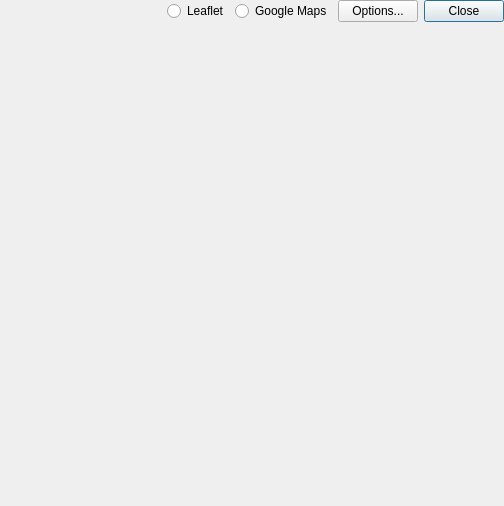
<?xml version="1.0" encoding="UTF-8"?>
<ui version="4.0">
 <class>MapView</class>
 <widget class="QWidget" name="MapView">
  <property name="geometry">
   <rect>
    <x>0</x>
    <y>0</y>
    <width>504</width>
    <height>506</height>
   </rect>
  </property>
  <property name="windowTitle">
   <string>Google Map View</string>
  </property>
  <property name="toolTip">
   <string/>
  </property>
  <layout class="QVBoxLayout" name="verticalLayout">
   <property name="spacing">
    <number>0</number>
   </property>
   <property name="leftMargin">
    <number>0</number>
   </property>
   <property name="topMargin">
    <number>0</number>
   </property>
   <property name="rightMargin">
    <number>0</number>
   </property>
   <property name="bottomMargin">
    <number>0</number>
   </property>
   <item>
    <widget class="QWidget" name="Panel1" native="true">
     <property name="enabled">
      <bool>true</bool>
     </property>
     <property name="sizePolicy">
      <sizepolicy hsizetype="Preferred" vsizetype="Fixed">
       <horstretch>0</horstretch>
       <verstretch>0</verstretch>
      </sizepolicy>
     </property>
     <property name="toolTip">
      <string/>
     </property>
     <property name="layoutDirection">
      <enum>Qt::LeftToRight</enum>
     </property>
     <property name="text" stdset="0">
      <string/>
     </property>
     <layout class="QHBoxLayout" name="horizontalLayout">
      <property name="leftMargin">
       <number>0</number>
      </property>
      <property name="topMargin">
       <number>0</number>
      </property>
      <property name="rightMargin">
       <number>0</number>
      </property>
      <property name="bottomMargin">
       <number>0</number>
      </property>
      <item>
       <widget class="QPushButton" name="btnSync">
        <property name="toolTip">
         <string>Fix Plot Center</string>
        </property>
        <property name="icon">
         <iconset resource="rtkplot_qt.qrc">
          <normaloff>:/buttons/trackc</normaloff>:/buttons/trackc</iconset>
        </property>
        <property name="checkable">
         <bool>true</bool>
        </property>
        <property name="flat">
         <bool>true</bool>
        </property>
       </widget>
      </item>
      <item>
       <widget class="QPushButton" name="btnShrink">
        <property name="toolTip">
         <string/>
        </property>
        <property name="icon">
         <iconset resource="rtkplot_qt.qrc">
          <normaloff>:/buttons/shrink</normaloff>:/buttons/shrink</iconset>
        </property>
        <property name="flat">
         <bool>true</bool>
        </property>
       </widget>
      </item>
      <item>
       <widget class="QPushButton" name="btnExpand">
        <property name="toolTip">
         <string/>
        </property>
        <property name="icon">
         <iconset resource="rtkplot_qt.qrc">
          <normaloff>:/buttons/expand</normaloff>:/buttons/expand</iconset>
        </property>
        <property name="flat">
         <bool>true</bool>
        </property>
       </widget>
      </item>
      <item>
       <spacer name="horizontalSpacer">
        <property name="orientation">
         <enum>Qt::Horizontal</enum>
        </property>
        <property name="sizeHint" stdset="0">
         <size>
          <width>40</width>
          <height>20</height>
         </size>
        </property>
       </spacer>
      </item>
      <item>
       <widget class="QRadioButton" name="rBMapSelect1">
        <property name="text">
         <string>Leaflet</string>
        </property>
       </widget>
      </item>
      <item>
       <widget class="QRadioButton" name="rBMapSelect2">
        <property name="text">
         <string>Google Maps</string>
        </property>
       </widget>
      </item>
      <item>
       <widget class="QPushButton" name="btnOptions">
        <property name="text">
         <string>Options...</string>
        </property>
       </widget>
      </item>
      <item>
       <widget class="QPushButton" name="btnClose">
        <property name="toolTip">
         <string/>
        </property>
        <property name="text">
         <string>Close</string>
        </property>
        <property name="autoDefault">
         <bool>true</bool>
        </property>
        <property name="default">
         <bool>true</bool>
        </property>
       </widget>
      </item>
     </layout>
    </widget>
   </item>
   <item>
    <widget class="QWidget" name="panel2" native="true">
     <property name="toolTip">
      <string/>
     </property>
     <property name="layoutDirection">
      <enum>Qt::LeftToRight</enum>
     </property>
     <property name="text" stdset="0">
      <string/>
     </property>
    </widget>
   </item>
  </layout>
 </widget>
 <resources>
  <include location="rtkplot_qt.qrc"/>
 </resources>
 <connections/>
</ui>
